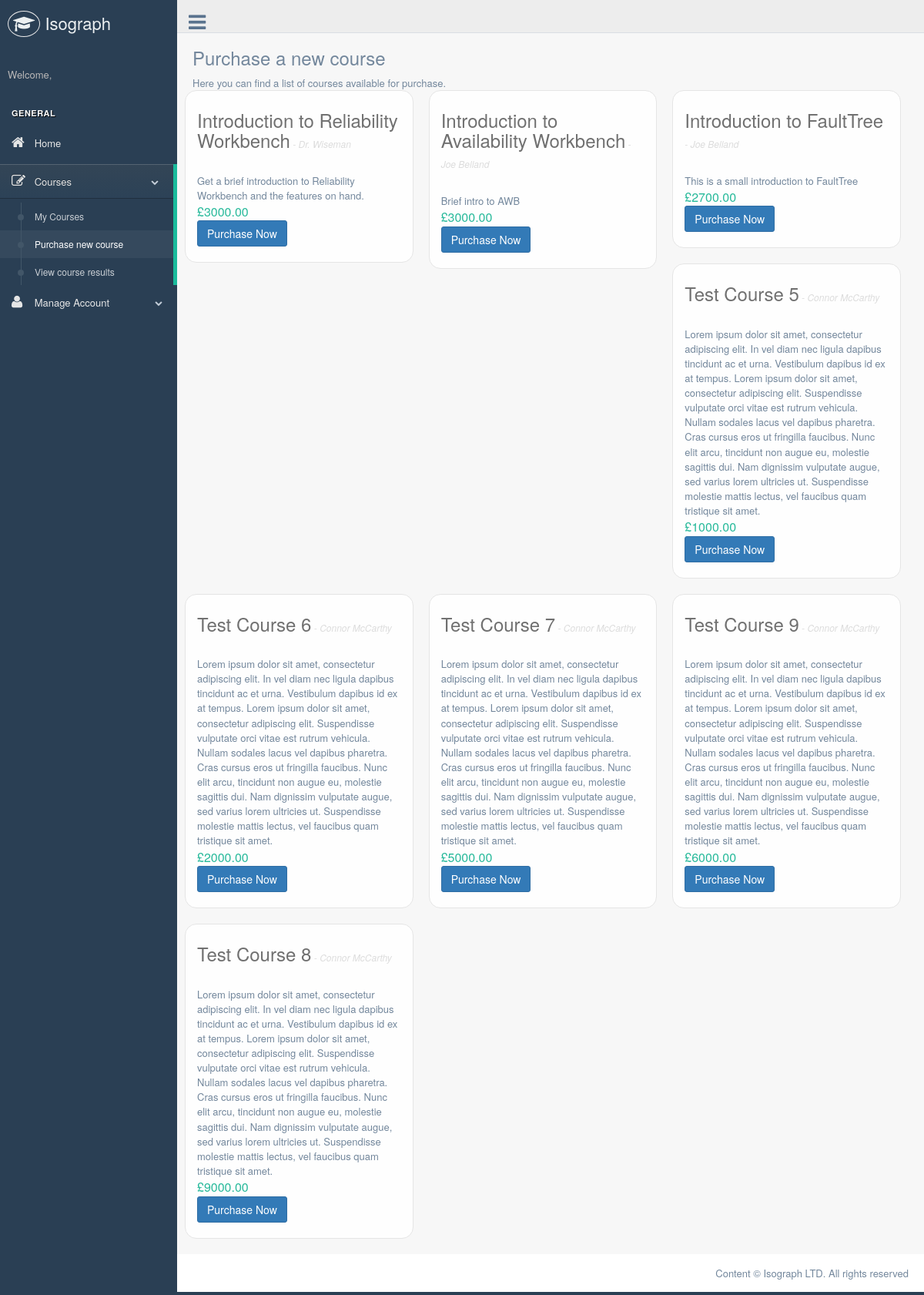
The app's page /order.php with its own data.
### tables this page shows
CREATE TABLE `courses` (
  `id` int(5) NOT NULL,
  `name` varchar(250) NOT NULL,
  `description` longtext NOT NULL,
  `author` varchar(120) NOT NULL,
  `price` varchar(8) NOT NULL
);

### order.php (the view, shortened to what this page needs)
<?php
require('./inc/site.php');
require('./inc/db.php');
?>
<div class="right_col" role="main">
	<div class="">
			<div class="page-title">
				<div class="title_left">
					<h3>Purchase a new course</h3>
				</div>
			</div>
			<div class='row'>
				<div class="col-xs-12 col-sm-12 col-md-12 col-lg-12">
				Here you can find a list of courses available for purchase.
				</div>
				<?php
				$sql = "SELECT * FROM courses";
				$res = $mysqli->query($sql);
				while($row = $res->fetch_assoc())
				{
					echo "<div class=\"col-xs-12 col-sm-4 col-md-4 col-lg-4\"><div class='row'><div class='course'><h1>" . $row['name'] . "<span class='author'><i> - ".$row['author']."</i></span></h1><br />".$row['description']."<div class='price'>&pound;".$row['price']."<br /><a  class='btn btn-primary' href='./purchase.php?cid=".$row['id']."'>Purchase Now</a></div></div></div></div>";
				}
				?>
				</div>
		</div>
	</div>
</div>

### records on screen
courses: name "Introduction to Reliability Workbench", author "Dr. Wiseman", description "Get a brief introduction to Reliability Workbench and the features on hand.", price "3000.00"
courses: name "Introduction to Availability Workbench", author "Joe Belland", description "Brief intro to AWB", price "3000.00"
courses: name "Introduction to FaultTree", author "Joe Belland", description "This is a small introduction to FaultTree", price "2700.00"
courses: name "Test Course 5", author "Connor McCarthy", description "Lorem ipsum dolor sit amet, consectetur adipiscing elit. In vel diam nec ligula dapibus tincidunt ac et urna. Vestibulum dapibus id ex at tempus. Lorem ipsum dolor sit amet, consectetur adipiscing elit. Suspendisse vulputate orci vitae est rutrum vehicula. Nullam sodales lacus vel dapibus pharetra. Cras cursus eros ut fringilla faucibus. Nunc elit arcu, tincidunt non augue eu, molestie sagittis dui. Nam dignissim vulputate augue, sed varius lorem ultricies ut. Suspendisse molestie mattis lectus, vel faucibus quam tristique sit amet.", price "1000.00"
courses: name "Test Course 6", author "Connor McCarthy", description "Lorem ipsum dolor sit amet, consectetur adipiscing elit. In vel diam nec ligula dapibus tincidunt ac et urna. Vestibulum dapibus id ex at tempus. Lorem ipsum dolor sit amet, consectetur adipiscing elit. Suspendisse vulputate orci vitae est rutrum vehicula. Nullam sodales lacus vel dapibus pharetra. Cras cursus eros ut fringilla faucibus. Nunc elit arcu, tincidunt non augue eu, molestie sagittis dui. Nam dignissim vulputate augue, sed varius lorem ultricies ut. Suspendisse molestie mattis lectus, vel faucibus quam tristique sit amet.", price "2000.00"
courses: name "Test Course 7", author "Connor McCarthy", description "Lorem ipsum dolor sit amet, consectetur adipiscing elit. In vel diam nec ligula dapibus tincidunt ac et urna. Vestibulum dapibus id ex at tempus. Lorem ipsum dolor sit amet, consectetur adipiscing elit. Suspendisse vulputate orci vitae est rutrum vehicula. Nullam sodales lacus vel dapibus pharetra. Cras cursus eros ut fringilla faucibus. Nunc elit arcu, tincidunt non augue eu, molestie sagittis dui. Nam dignissim vulputate augue, sed varius lorem ultricies ut. Suspendisse molestie mattis lectus, vel faucibus quam tristique sit amet.", price "5000.00"
courses: name "Test Course 9", author "Connor McCarthy", description "Lorem ipsum dolor sit amet, consectetur adipiscing elit. In vel diam nec ligula dapibus tincidunt ac et urna. Vestibulum dapibus id ex at tempus. Lorem ipsum dolor sit amet, consectetur adipiscing elit. Suspendisse vulputate orci vitae est rutrum vehicula. Nullam sodales lacus vel dapibus pharetra. Cras cursus eros ut fringilla faucibus. Nunc elit arcu, tincidunt non augue eu, molestie sagittis dui. Nam dignissim vulputate augue, sed varius lorem ultricies ut. Suspendisse molestie mattis lectus, vel faucibus quam tristique sit amet.", price "6000.00"
courses: name "Test Course 8", author "Connor McCarthy", description "Lorem ipsum dolor sit amet, consectetur adipiscing elit. In vel diam nec ligula dapibus tincidunt ac et urna. Vestibulum dapibus id ex at tempus. Lorem ipsum dolor sit amet, consectetur adipiscing elit. Suspendisse vulputate orci vitae est rutrum vehicula. Nullam sodales lacus vel dapibus pharetra. Cras cursus eros ut fringilla faucibus. Nunc elit arcu, tincidunt non augue eu, molestie sagittis dui. Nam dignissim vulputate augue, sed varius lorem ultricies ut. Suspendisse molestie mattis lectus, vel faucibus quam tristique sit amet.", price "9000.00"
